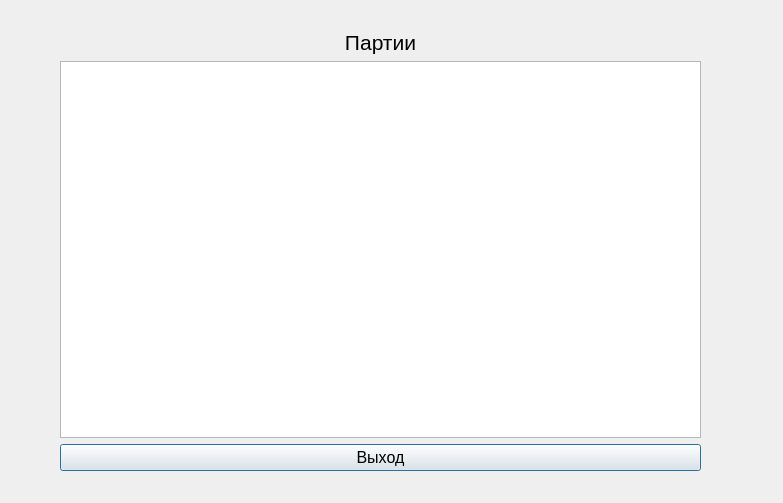
<?xml version="1.0" encoding="UTF-8"?>
<ui version="4.0">
 <class>ReplayListGamesWindow</class>
 <widget class="QDialog" name="ReplayListGamesWindow">
  <property name="geometry">
   <rect>
    <x>0</x>
    <y>0</y>
    <width>783</width>
    <height>503</height>
   </rect>
  </property>
  <property name="windowTitle">
   <string>Выбор партии</string>
  </property>
  <widget class="QWidget" name="layoutWidget">
   <property name="geometry">
    <rect>
     <x>60</x>
     <y>30</y>
     <width>641</width>
     <height>441</height>
    </rect>
   </property>
   <layout class="QVBoxLayout" name="verticalLayout_3">
    <item>
     <widget class="QLabel" name="games_label">
      <property name="font">
       <font>
        <pointsize>16</pointsize>
       </font>
      </property>
      <property name="text">
       <string>Партии</string>
      </property>
      <property name="alignment">
       <set>Qt::AlignmentFlag::AlignCenter</set>
      </property>
     </widget>
    </item>
    <item>
     <widget class="QListView" name="gamesList">
      <property name="font">
       <font>
        <pointsize>14</pointsize>
       </font>
      </property>
     </widget>
    </item>
    <item>
     <widget class="QPushButton" name="exit_button">
      <property name="font">
       <font>
        <pointsize>12</pointsize>
       </font>
      </property>
      <property name="text">
       <string>Выход</string>
      </property>
     </widget>
    </item>
   </layout>
  </widget>
 </widget>
 <resources/>
 <connections/>
</ui>
